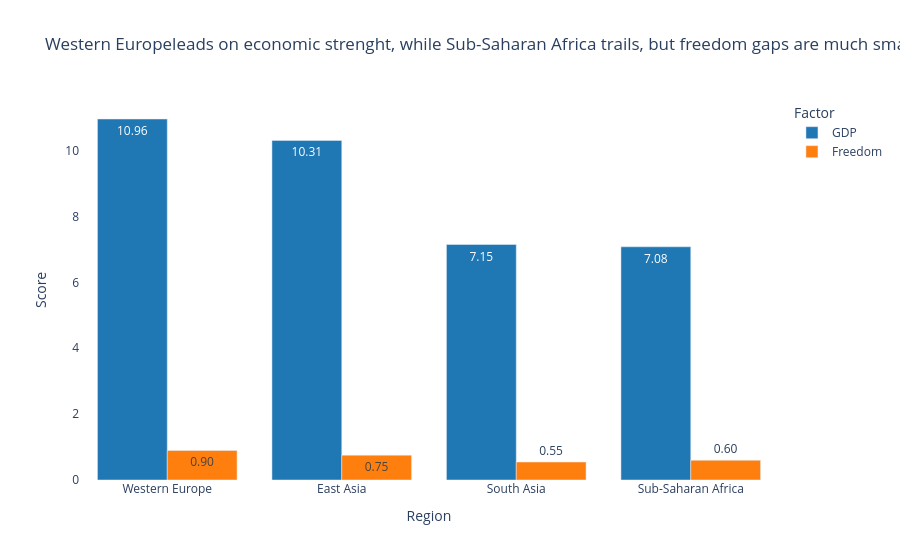

Source (notebook cell):
### Markdown cell above
---
## Done? Stretch Goal

If you finish both tasks with time to spare, try this:

**Task 3 (stretch):** Build a **grouped bar chart** comparing 2 sub-factors (e.g. `GDP_per_capita` and `Freedom`) across the 5 most populated regions. Use colour meaningfully and write an insight title.

Regions to include: `'Western Europe'`, `'Latin America'`, `'East Asia'`, `'Sub-Saharan Africa'`, `'South Asia'`

### Code cell
# Stretch goal — grouped bar chart
# YOUR CODE HERE
regions = ['Western Europe', 'Latin America', 'East Asia', 'Sub-Saharan Africa', 'South Asia']

sub = (df[df['Region'].isin(regions)]
      .groupby('Region')[['GDP', 'Freedom']]
      .mean()
      .reset_index()
      .sort_values('GDP', ascending=False))

print(sub)

long = sub.melt(id_vars='Region', value_vars=['GDP', 'Freedom'],
               var_name='Factor', value_name='Score')

top = sub['Region'].iloc[0]
bottom = sub['Region'].iloc[-1]

fig = px.bar(
    long,
    x='Region',
    y='Score',
    color='Factor',
    barmode='group',
    color_discrete_map={'GDP': '#1f77b4', 'Freedom': '#ff7f0e'},
    text_auto='.2f',
    title=f'{top}leads on economic strenght, while {bottom} trails, but freedom gaps are much smaller then GDP gaps'
    
)

fig.update_layout(yaxis=dict(rangemode='tozero'), plot_bgcolor='white')

fig.show()

### Figure 1 — Plotly figure (JSON) as saved in the notebook; plotly's stock layout.template omitted (floating-point values rounded to 4 significant figures)
{"data": [{"alignmentgroup": "True", "hovertemplate": "Factor=GDP<br>Region=%{x}<br>Score=%{y}<extra></extra>", "legendgroup": "GDP", "marker": {"color": "#1f77b4", "pattern": {"shape": ""}}, "name": "GDP", "offsetgroup": "GDP", "orientation": "v", "showlegend": true, "textposition": "auto", "texttemplate": "%{y:.2f}", "type": "bar", "x": ["Western Europe", "East Asia", "South Asia", "Sub-Saharan Africa"], "xaxis": "x", "y": [10.96, 10.31, 7.152, 7.082], "yaxis": "y"}, {"alignmentgroup": "True", "hovertemplate": "Factor=Freedom<br>Region=%{x}<br>Score=%{y}<extra></extra>", "legendgroup": "Freedom", "marker": {"color": "#ff7f0e", "pattern": {"shape": ""}}, "name": "Freedom", "offsetgroup": "Freedom", "orientation": "v", "showlegend": true, "textposition": "auto", "texttemplate": "%{y:.2f}", "type": "bar", "x": ["Western Europe", "East Asia", "South Asia", "Sub-Saharan Africa"], "xaxis": "x", "y": [0.8961, 0.754, 0.5463, 0.5994], "yaxis": "y"}], "layout": {"barmode": "group", "legend": {"title": {"text": "Factor"}, "tracegroupgap": 0}, "plot_bgcolor": "white", "title": {"text": "Western Europeleads on economic strenght, while Sub-Saharan Africa trails, but freedom gaps are much smaller then GDP gaps"}, "xaxis": {"anchor": "y", "domain": [0, 1], "title": {"text": "Region"}}, "yaxis": {"anchor": "x", "domain": [0, 1], "rangemode": "tozero", "title": {"text": "Score"}}}}
